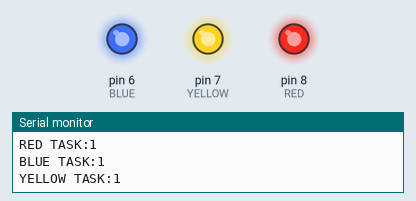
Simulated run of this sketch. Board: Arduino Uno, built with avr-gcc and run on an emulated ATmega328P. Parts: output pins drawn as LEDs (lit = HIGH), the last lines printed to the serial monitor.

Above: at 0.3 s.
At 8.6 s:
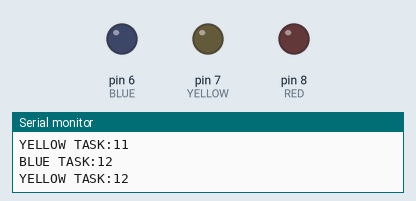
At 12.3 s:
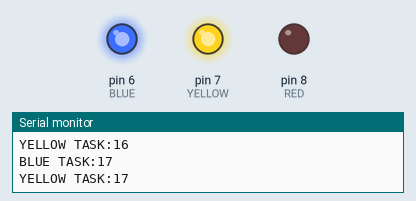
At 17.6 s:
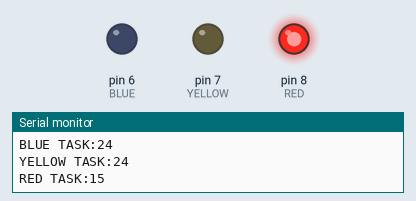
Timing chart, 0 to 18.5 s (numbered marks = the images above):
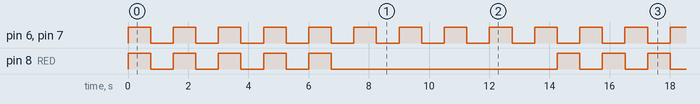

Measured:
- by itself, pin 6 (BLUE), pin 7 (YELLOW): alternates HIGH for 0.75 s and LOW for 0.75 s
- by itself, pin 8 (RED): repeats every 14.3 s: 4 × (LOW 0.75 s, HIGH 0.75 s), LOW 7.5 s, HIGH 0.75 s

The sketch:

Ruiz_Galo_DEBER_5.3_CODIGO26_SE.ino
```cpp
/*CAPÍTULO 5: FUNCIONES ESPECÍFICAS
* PROGRAMA 26: Manejo de prioridades en RTOS
* OBJETIVO: Ejecutar tareas directamente en el Kernel del uC.
* NOMBRE: Galo Ruiz
*/

#include <Arduino_FreeRTOS.h> // librería de RTOS
// LEDS EN ARDUINO PARA SIMULACIÓN DE PROCESOS

#define RED 8
#define YELLOW 7
#define BLUE 6

//objeto del gestor tareas
typedef int TaskProfiler;
//definir las tareas
TaskProfiler redLEDProfiler;
TaskProfiler yellowLEDProfiler;
TaskProfiler blueLEDProfiler;
TaskHandle_t red_Handle,blue_Handle,yellow_Handle; // manejar la prioridad
int monitor_suspend=0;

void setup() {
  Serial.begin(9600); //crear las rutinas de cada tarea
  xTaskCreate(redLedControllerTask,"Red LED Task",100,NULL,1,&red_Handle); //rutina,nombre,memoria,NULL,prioridad,Manejo de prioridad
  xTaskCreate(blueLedControllerTask,"Blue LED Task",100,NULL,1,&blue_Handle); //rutina,nombre,memoria,NULL,prioridad,NULL
  xTaskCreate(yellowLedControllerTask,"Yellow LED Task",100,NULL,1,&yellow_Handle); //rutina,nombre,memoria,NULL,prioridad,NULL

}

void redLedControllerTask(void *pvParameters){//tarea 1
  pinMode(RED,OUTPUT);
  while(1){ //Serial.println("Proceso led rojo");
    redLEDProfiler++;
    Serial.print("RED TASK:");
    Serial.println(redLEDProfiler);
    digitalWrite(RED,digitalRead(RED)^1);
    vTaskDelay(50);
  }
}
void blueLedControllerTask (void *pvParameters){
  pinMode(BLUE,OUTPUT);
  while(1){ //Serial.println("Proceso led azul");
    blueLEDProfiler++;
    Serial.print("BLUE TASK:");
    Serial.println(blueLEDProfiler);
    digitalWrite(BLUE,digitalRead(BLUE)^1);
    vTaskDelay(50);
  }
}

void yellowLedControllerTask (void *pvParameters){
  pinMode(YELLOW,OUTPUT);
  while(1){ //Serial.println("Proceso led amarillo");
    yellowLEDProfiler++;
    Serial.print("YELLOW TASK:");
    Serial.println(yellowLEDProfiler);
    digitalWrite(YELLOW,digitalRead(YELLOW)^1);
// vTaskPrioritySet(red_Handle,2);
// modificar prioridad de la rutina de led rojo no debe haber delays
monitor_suspend++;
if(monitor_suspend==10){
  vTaskSuspend(red_Handle);
  }
  if(monitor_suspend==20){
    vTaskResume(red_Handle);
    monitor_suspend=0;}
    vTaskDelay(50);
    }
    }
    void loop(){
      }
```
